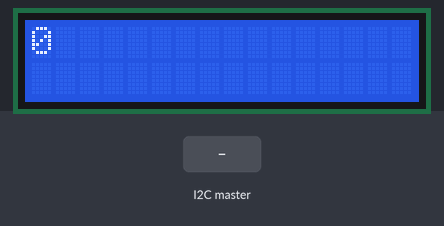
Bench run of a sketch on a simulated Arduino Uno, built with avr-gcc and run on an emulated ATmega328P. Parts: 16×2 character LCD. The inputs (shaded band) are chosen by the test bench.

Above: at 1.2 s.
1.3 s: the I2C master sends the byte 1
At 2.1 s:
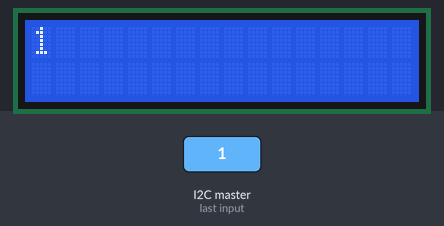
2.8 s: the I2C master sends the byte 2
At 3.3 s:
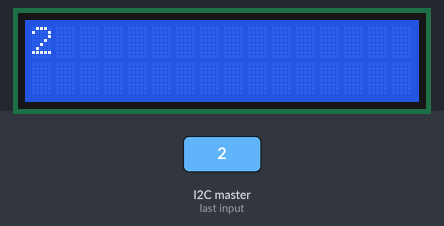
Timing chart, 0 to 5.8 s (numbered marks = the images above; inputs shaded):
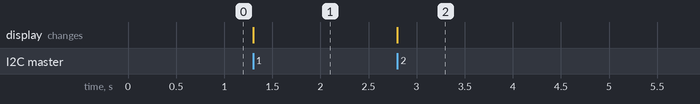

Measured:
- after the input at 1.3 s, the display: changes at once (image 1)
- after the input at 2.8 s, the display: changes at once (image 2)

The sketch:

arduino2.ino
```cpp
#include <LiquidCrystal.h>
#include <Wire.h>

volatile byte receiveValue;        //(1)


LiquidCrystal lcd(12, 11, 5, 4, 3, 2);
void setup()
{
 Wire.begin(8);        //(2)
 Wire.onReceive(dataReceive);
 lcd.begin(16, 2);
}

void loop()
{
  lcd.setCursor(0,0);
  lcd.print(receiveValue);
  ///lcd.setCursor(2,1);
  //lcd.print("RaspberryUser");
  }

void dataReceive(int Number) {        //(4)
  if(Wire.available())        //(5)
    receiveValue = Wire.read();        //(6)
}
```
